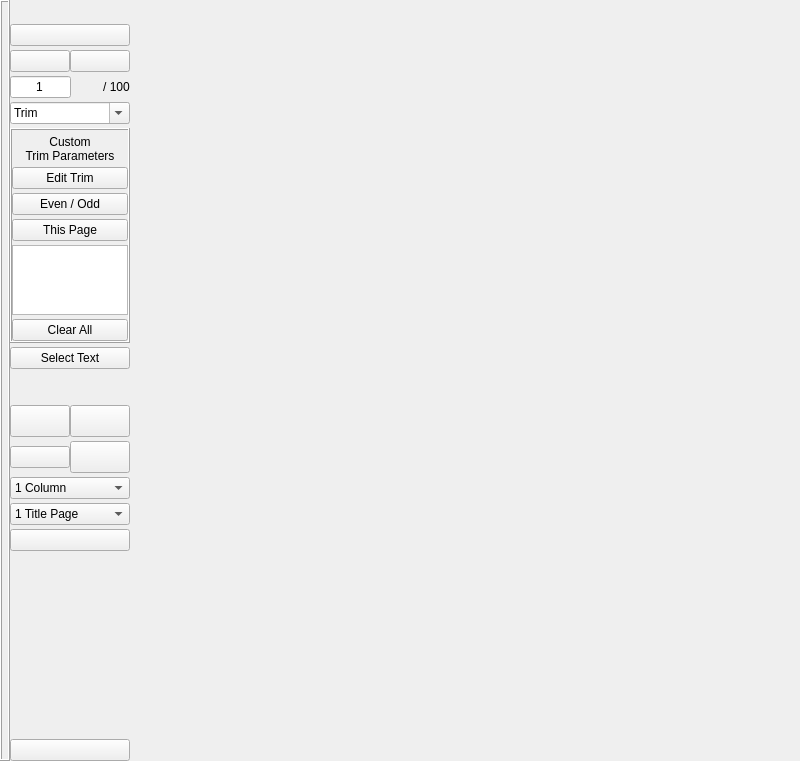
<?xml version="1.0" encoding="UTF-8"?>
<ui version="4.0">
 <class>MainWindow</class>
 <widget class="QMainWindow" name="MainWindow">
  <property name="geometry">
   <rect>
    <x>0</x>
    <y>0</y>
    <width>800</width>
    <height>761</height>
   </rect>
  </property>
  <property name="sizePolicy">
   <sizepolicy hsizetype="Preferred" vsizetype="Preferred">
    <horstretch>0</horstretch>
    <verstretch>0</verstretch>
   </sizepolicy>
  </property>
  <property name="windowTitle">
   <string>MainWindow</string>
  </property>
  <widget class="QWidget" name="centralWidget">
   <layout class="QHBoxLayout" name="horizontalLayout">
    <property name="spacing">
     <number>0</number>
    </property>
    <property name="leftMargin">
     <number>0</number>
    </property>
    <property name="topMargin">
     <number>0</number>
    </property>
    <property name="rightMargin">
     <number>0</number>
    </property>
    <property name="bottomMargin">
     <number>0</number>
    </property>
    <item>
     <widget class="QFrame" name="showToolbarFrame">
      <property name="sizePolicy">
       <sizepolicy hsizetype="Minimum" vsizetype="Expanding">
        <horstretch>0</horstretch>
        <verstretch>100</verstretch>
       </sizepolicy>
      </property>
      <property name="frameShape">
       <enum>QFrame::Box</enum>
      </property>
      <property name="frameShadow">
       <enum>QFrame::Raised</enum>
      </property>
      <property name="lineWidth">
       <number>1</number>
      </property>
      <layout class="QHBoxLayout" name="horizontalLayout_6" stretch="0">
       <property name="spacing">
        <number>0</number>
       </property>
       <property name="sizeConstraint">
        <enum>QLayout::SetDefaultConstraint</enum>
       </property>
       <property name="leftMargin">
        <number>0</number>
       </property>
       <property name="topMargin">
        <number>0</number>
       </property>
       <property name="rightMargin">
        <number>0</number>
       </property>
       <property name="bottomMargin">
        <number>0</number>
       </property>
       <item>
        <widget class="QPushButton" name="showToolbarButton">
         <property name="sizePolicy">
          <sizepolicy hsizetype="Preferred" vsizetype="Expanding">
           <horstretch>0</horstretch>
           <verstretch>100</verstretch>
          </sizepolicy>
         </property>
         <property name="minimumSize">
          <size>
           <width>6</width>
           <height>0</height>
          </size>
         </property>
         <property name="maximumSize">
          <size>
           <width>6</width>
           <height>16777215</height>
          </size>
         </property>
         <property name="toolTip">
          <string>Show Toolbar</string>
         </property>
         <property name="text">
          <string/>
         </property>
         <property name="flat">
          <bool>true</bool>
         </property>
        </widget>
       </item>
      </layout>
     </widget>
    </item>
    <item>
     <widget class="QFrame" name="toolbarFrame">
      <property name="sizePolicy">
       <sizepolicy hsizetype="Minimum" vsizetype="Preferred">
        <horstretch>0</horstretch>
        <verstretch>0</verstretch>
       </sizepolicy>
      </property>
      <property name="maximumSize">
       <size>
        <width>120</width>
        <height>16777215</height>
       </size>
      </property>
      <property name="frameShape">
       <enum>QFrame::NoFrame</enum>
      </property>
      <property name="frameShadow">
       <enum>QFrame::Plain</enum>
      </property>
      <property name="lineWidth">
       <number>0</number>
      </property>
      <layout class="QVBoxLayout" name="verticalLayout_4">
       <property name="spacing">
        <number>4</number>
       </property>
       <property name="leftMargin">
        <number>0</number>
       </property>
       <property name="topMargin">
        <number>0</number>
       </property>
       <property name="rightMargin">
        <number>0</number>
       </property>
       <property name="bottomMargin">
        <number>0</number>
       </property>
       <item>
        <layout class="QHBoxLayout" name="horizontalLayout_3" stretch="0,0">
         <property name="spacing">
          <number>0</number>
         </property>
         <property name="sizeConstraint">
          <enum>QLayout::SetDefaultConstraint</enum>
         </property>
         <property name="topMargin">
          <number>0</number>
         </property>
         <item>
          <widget class="QPushButton" name="hideToollbarButton">
           <property name="sizePolicy">
            <sizepolicy hsizetype="Minimum" vsizetype="Fixed">
             <horstretch>0</horstretch>
             <verstretch>0</verstretch>
            </sizepolicy>
           </property>
           <property name="minimumSize">
            <size>
             <width>10</width>
             <height>10</height>
            </size>
           </property>
           <property name="maximumSize">
            <size>
             <width>16</width>
             <height>16</height>
            </size>
           </property>
           <property name="toolTip">
            <string>Hide Toolbar</string>
           </property>
           <property name="text">
            <string/>
           </property>
           <property name="icon">
            <iconset resource="updf.qrc">
             <normaloff>:/icons/32/img/32x32/window-close.png</normaloff>:/icons/32/img/32x32/window-close.png</iconset>
           </property>
           <property name="iconSize">
            <size>
             <width>12</width>
             <height>12</height>
            </size>
           </property>
           <property name="flat">
            <bool>true</bool>
           </property>
          </widget>
         </item>
         <item>
          <spacer name="horizontalSpacer">
           <property name="orientation">
            <enum>Qt::Horizontal</enum>
           </property>
           <property name="sizeType">
            <enum>QSizePolicy::Expanding</enum>
           </property>
           <property name="sizeHint" stdset="0">
            <size>
             <width>40</width>
             <height>20</height>
            </size>
           </property>
          </spacer>
         </item>
        </layout>
       </item>
       <item>
        <widget class="QPushButton" name="aboutButton">
         <property name="sizePolicy">
          <sizepolicy hsizetype="Minimum" vsizetype="Fixed">
           <horstretch>0</horstretch>
           <verstretch>0</verstretch>
          </sizepolicy>
         </property>
         <property name="minimumSize">
          <size>
           <width>0</width>
           <height>0</height>
          </size>
         </property>
         <property name="maximumSize">
          <size>
           <width>16777215</width>
           <height>16777215</height>
          </size>
         </property>
         <property name="toolTip">
          <string>About uPDF</string>
         </property>
         <property name="layoutDirection">
          <enum>Qt::LeftToRight</enum>
         </property>
         <property name="inputMethodHints">
          <set>Qt::ImhNone</set>
         </property>
         <property name="text">
          <string/>
         </property>
         <property name="icon">
          <iconset resource="updf.qrc">
           <normaloff>:/icons/48/img/48x48/updf.png</normaloff>:/icons/48/img/48x48/updf.png</iconset>
         </property>
         <property name="iconSize">
          <size>
           <width>48</width>
           <height>48</height>
          </size>
         </property>
        </widget>
       </item>
       <item>
        <layout class="QHBoxLayout" name="horizontalLayout_5" stretch="0,0">
         <property name="spacing">
          <number>0</number>
         </property>
         <property name="topMargin">
          <number>0</number>
         </property>
         <item>
          <widget class="QPushButton" name="openFileButton">
           <property name="sizePolicy">
            <sizepolicy hsizetype="Preferred" vsizetype="Minimum">
             <horstretch>0</horstretch>
             <verstretch>0</verstretch>
            </sizepolicy>
           </property>
           <property name="minimumSize">
            <size>
             <width>40</width>
             <height>0</height>
            </size>
           </property>
           <property name="maximumSize">
            <size>
             <width>16777215</width>
             <height>16777215</height>
            </size>
           </property>
           <property name="toolTip">
            <string>Open File</string>
           </property>
           <property name="text">
            <string/>
           </property>
           <property name="icon">
            <iconset resource="updf.qrc">
             <normaloff>:/icons/32/img/32x32/document-open.png</normaloff>:/icons/32/img/32x32/document-open.png</iconset>
           </property>
           <property name="iconSize">
            <size>
             <width>32</width>
             <height>32</height>
            </size>
           </property>
           <property name="flat">
            <bool>false</bool>
           </property>
          </widget>
         </item>
         <item>
          <widget class="QPushButton" name="openRecentButton">
           <property name="sizePolicy">
            <sizepolicy hsizetype="Preferred" vsizetype="Minimum">
             <horstretch>0</horstretch>
             <verstretch>0</verstretch>
            </sizepolicy>
           </property>
           <property name="minimumSize">
            <size>
             <width>40</width>
             <height>0</height>
            </size>
           </property>
           <property name="maximumSize">
            <size>
             <width>16777215</width>
             <height>16777215</height>
            </size>
           </property>
           <property name="toolTip">
            <string>Open Recent File</string>
           </property>
           <property name="text">
            <string/>
           </property>
           <property name="icon">
            <iconset resource="updf.qrc">
             <normaloff>:/icons/32/img/32x32/emblem-documents.png</normaloff>:/icons/32/img/32x32/emblem-documents.png</iconset>
           </property>
           <property name="iconSize">
            <size>
             <width>32</width>
             <height>32</height>
            </size>
           </property>
           <property name="flat">
            <bool>false</bool>
           </property>
          </widget>
         </item>
        </layout>
       </item>
       <item>
        <layout class="QHBoxLayout" name="horizontalLayout_2" stretch="0,0,0">
         <property name="spacing">
          <number>0</number>
         </property>
         <property name="topMargin">
          <number>0</number>
         </property>
         <item>
          <widget class="QLineEdit" name="currentPageEdit">
           <property name="sizePolicy">
            <sizepolicy hsizetype="Minimum" vsizetype="Fixed">
             <horstretch>0</horstretch>
             <verstretch>0</verstretch>
            </sizepolicy>
           </property>
           <property name="minimumSize">
            <size>
             <width>15</width>
             <height>0</height>
            </size>
           </property>
           <property name="maximumSize">
            <size>
             <width>70</width>
             <height>16777215</height>
            </size>
           </property>
           <property name="toolTip">
            <string>Curent Page</string>
           </property>
           <property name="text">
            <string>1</string>
           </property>
           <property name="alignment">
            <set>Qt::AlignCenter</set>
           </property>
          </widget>
         </item>
         <item>
          <spacer name="horizontalSpacer_4">
           <property name="orientation">
            <enum>Qt::Horizontal</enum>
           </property>
           <property name="sizeType">
            <enum>QSizePolicy::Preferred</enum>
           </property>
           <property name="sizeHint" stdset="0">
            <size>
             <width>40</width>
             <height>20</height>
            </size>
           </property>
          </spacer>
         </item>
         <item>
          <widget class="QLabel" name="pageCountLabel">
           <property name="sizePolicy">
            <sizepolicy hsizetype="Minimum" vsizetype="Preferred">
             <horstretch>0</horstretch>
             <verstretch>0</verstretch>
            </sizepolicy>
           </property>
           <property name="toolTip">
            <string>Document Page Count</string>
           </property>
           <property name="lineWidth">
            <number>0</number>
           </property>
           <property name="text">
            <string>/ 100</string>
           </property>
           <property name="alignment">
            <set>Qt::AlignCenter</set>
           </property>
          </widget>
         </item>
        </layout>
       </item>
       <item>
        <widget class="QComboBox" name="viewModeCombo">
         <property name="sizePolicy">
          <sizepolicy hsizetype="Minimum" vsizetype="Fixed">
           <horstretch>0</horstretch>
           <verstretch>0</verstretch>
          </sizepolicy>
         </property>
         <property name="minimumSize">
          <size>
           <width>0</width>
           <height>0</height>
          </size>
         </property>
         <property name="maximumSize">
          <size>
           <width>16777215</width>
           <height>16777215</height>
          </size>
         </property>
         <property name="toolTip">
          <string>View Mode</string>
         </property>
         <property name="editable">
          <bool>true</bool>
         </property>
         <property name="currentIndex">
          <number>0</number>
         </property>
         <property name="maxVisibleItems">
          <number>5</number>
         </property>
         <property name="insertPolicy">
          <enum>QComboBox::NoInsert</enum>
         </property>
         <item>
          <property name="text">
           <string>Trim</string>
          </property>
         </item>
         <item>
          <property name="text">
           <string>Width</string>
          </property>
         </item>
         <item>
          <property name="text">
           <string>Page</string>
          </property>
         </item>
         <item>
          <property name="text">
           <string>Page Trim</string>
          </property>
         </item>
         <item>
          <property name="text">
           <string>Custom Trim</string>
          </property>
         </item>
        </widget>
       </item>
       <item>
        <widget class="QFrame" name="trimFrame">
         <property name="minimumSize">
          <size>
           <width>0</width>
           <height>0</height>
          </size>
         </property>
         <property name="frameShape">
          <enum>QFrame::Box</enum>
         </property>
         <property name="frameShadow">
          <enum>QFrame::Raised</enum>
         </property>
         <property name="lineWidth">
          <number>1</number>
         </property>
         <layout class="QVBoxLayout" name="verticalLayout">
          <property name="spacing">
           <number>4</number>
          </property>
          <property name="leftMargin">
           <number>0</number>
          </property>
          <property name="topMargin">
           <number>5</number>
          </property>
          <property name="rightMargin">
           <number>0</number>
          </property>
          <property name="bottomMargin">
           <number>0</number>
          </property>
          <item>
           <widget class="QLabel" name="trimParametersLabel">
            <property name="sizePolicy">
             <sizepolicy hsizetype="Minimum" vsizetype="Preferred">
              <horstretch>0</horstretch>
              <verstretch>0</verstretch>
             </sizepolicy>
            </property>
            <property name="minimumSize">
             <size>
              <width>0</width>
              <height>0</height>
             </size>
            </property>
            <property name="font">
             <font>
              <pointsize>9</pointsize>
             </font>
            </property>
            <property name="toolTip">
             <string>Trim Parameters</string>
            </property>
            <property name="lineWidth">
             <number>0</number>
            </property>
            <property name="text">
             <string>Custom 
Trim Parameters</string>
            </property>
            <property name="alignment">
             <set>Qt::AlignCenter</set>
            </property>
            <property name="wordWrap">
             <bool>true</bool>
            </property>
            <property name="indent">
             <number>0</number>
            </property>
           </widget>
          </item>
          <item>
           <widget class="QPushButton" name="editTrimButton">
            <property name="sizePolicy">
             <sizepolicy hsizetype="Preferred" vsizetype="Fixed">
              <horstretch>0</horstretch>
              <verstretch>0</verstretch>
             </sizepolicy>
            </property>
            <property name="minimumSize">
             <size>
              <width>0</width>
              <height>0</height>
             </size>
            </property>
            <property name="toolTip">
             <string>Edit Trimming Zone</string>
            </property>
            <property name="text">
             <string>Edit Trim</string>
            </property>
            <property name="checkable">
             <bool>true</bool>
            </property>
           </widget>
          </item>
          <item>
           <widget class="QPushButton" name="evenOddButton">
            <property name="sizePolicy">
             <sizepolicy hsizetype="Preferred" vsizetype="Fixed">
              <horstretch>0</horstretch>
              <verstretch>0</verstretch>
             </sizepolicy>
            </property>
            <property name="minimumSize">
             <size>
              <width>0</width>
              <height>0</height>
             </size>
            </property>
            <property name="toolTip">
             <string>Even and Odd Pages use Different Trim Parameters</string>
            </property>
            <property name="text">
             <string>Even / Odd</string>
            </property>
            <property name="checkable">
             <bool>true</bool>
            </property>
           </widget>
          </item>
          <item>
           <widget class="QPushButton" name="thisPageButton">
            <property name="sizePolicy">
             <sizepolicy hsizetype="Preferred" vsizetype="Fixed">
              <horstretch>0</horstretch>
              <verstretch>0</verstretch>
             </sizepolicy>
            </property>
            <property name="minimumSize">
             <size>
              <width>0</width>
              <height>0</height>
             </size>
            </property>
            <property name="toolTip">
             <string>Specific Trim Parameters for this Page</string>
            </property>
            <property name="text">
             <string>This Page</string>
            </property>
            <property name="checkable">
             <bool>true</bool>
            </property>
           </widget>
          </item>
          <item>
           <widget class="QListWidget" name="trimPageList">
            <property name="sizePolicy">
             <sizepolicy hsizetype="Preferred" vsizetype="Minimum">
              <horstretch>0</horstretch>
              <verstretch>0</verstretch>
             </sizepolicy>
            </property>
            <property name="minimumSize">
             <size>
              <width>0</width>
              <height>0</height>
             </size>
            </property>
            <property name="maximumSize">
             <size>
              <width>16777215</width>
              <height>16777215</height>
             </size>
            </property>
            <property name="toolTip">
             <string>Specific Trim Parameter Pages</string>
            </property>
            <property name="frameShape">
             <enum>QFrame::StyledPanel</enum>
            </property>
            <property name="frameShadow">
             <enum>QFrame::Plain</enum>
            </property>
            <property name="lineWidth">
             <number>1</number>
            </property>
            <property name="verticalScrollBarPolicy">
             <enum>Qt::ScrollBarAsNeeded</enum>
            </property>
            <property name="horizontalScrollBarPolicy">
             <enum>Qt::ScrollBarAlwaysOff</enum>
            </property>
            <property name="sizeAdjustPolicy">
             <enum>QAbstractScrollArea::AdjustToContents</enum>
            </property>
            <property name="currentRow">
             <number>-1</number>
            </property>
           </widget>
          </item>
          <item>
           <widget class="QPushButton" name="clearTrimsButton">
            <property name="sizePolicy">
             <sizepolicy hsizetype="Preferred" vsizetype="Fixed">
              <horstretch>0</horstretch>
              <verstretch>0</verstretch>
             </sizepolicy>
            </property>
            <property name="minimumSize">
             <size>
              <width>0</width>
              <height>0</height>
             </size>
            </property>
            <property name="toolTip">
             <string>Clear All Specific Trim Parameters</string>
            </property>
            <property name="text">
             <string>Clear All</string>
            </property>
           </widget>
          </item>
         </layout>
        </widget>
       </item>
       <item>
        <widget class="QPushButton" name="selectTextButton">
         <property name="toolTip">
          <string>Text Selection</string>
         </property>
         <property name="text">
          <string>Select Text</string>
         </property>
         <property name="checkable">
          <bool>true</bool>
         </property>
        </widget>
       </item>
       <item>
        <widget class="QFrame" name="zoomFrame">
         <property name="minimumSize">
          <size>
           <width>0</width>
           <height>0</height>
          </size>
         </property>
         <property name="frameShape">
          <enum>QFrame::NoFrame</enum>
         </property>
         <property name="frameShadow">
          <enum>QFrame::Plain</enum>
         </property>
         <layout class="QHBoxLayout" name="horizontalLayout_7">
          <property name="spacing">
           <number>0</number>
          </property>
          <property name="leftMargin">
           <number>0</number>
          </property>
          <property name="topMargin">
           <number>0</number>
          </property>
          <property name="rightMargin">
           <number>0</number>
          </property>
          <property name="bottomMargin">
           <number>0</number>
          </property>
          <item>
           <widget class="QPushButton" name="zoomInButton">
            <property name="sizePolicy">
             <sizepolicy hsizetype="Minimum" vsizetype="Minimum">
              <horstretch>0</horstretch>
              <verstretch>0</verstretch>
             </sizepolicy>
            </property>
            <property name="minimumSize">
             <size>
              <width>32</width>
              <height>28</height>
             </size>
            </property>
            <property name="maximumSize">
             <size>
              <width>32</width>
              <height>32</height>
             </size>
            </property>
            <property name="toolTip">
             <string>Zoom In</string>
            </property>
            <property name="text">
             <string/>
            </property>
            <property name="icon">
             <iconset resource="updf.qrc">
              <normaloff>:/icons/32/img/32x32/zoom-in.png</normaloff>:/icons/32/img/32x32/zoom-in.png</iconset>
            </property>
            <property name="iconSize">
             <size>
              <width>32</width>
              <height>32</height>
             </size>
            </property>
            <property name="flat">
             <bool>true</bool>
            </property>
           </widget>
          </item>
          <item>
           <widget class="QPushButton" name="zoomOutButton">
            <property name="sizePolicy">
             <sizepolicy hsizetype="Minimum" vsizetype="Minimum">
              <horstretch>0</horstretch>
              <verstretch>0</verstretch>
             </sizepolicy>
            </property>
            <property name="minimumSize">
             <size>
              <width>32</width>
              <height>24</height>
             </size>
            </property>
            <property name="maximumSize">
             <size>
              <width>32</width>
              <height>32</height>
             </size>
            </property>
            <property name="toolTip">
             <string>Zoom Out</string>
            </property>
            <property name="text">
             <string/>
            </property>
            <property name="icon">
             <iconset resource="updf.qrc">
              <normaloff>:/icons/32/img/32x32/zoom-out.png</normaloff>:/icons/32/img/32x32/zoom-out.png</iconset>
            </property>
            <property name="iconSize">
             <size>
              <width>32</width>
              <height>32</height>
             </size>
            </property>
            <property name="flat">
             <bool>true</bool>
            </property>
           </widget>
          </item>
         </layout>
        </widget>
       </item>
       <item>
        <layout class="QHBoxLayout" name="horizontalLayout_4">
         <property name="spacing">
          <number>0</number>
         </property>
         <property name="topMargin">
          <number>0</number>
         </property>
         <item>
          <widget class="QPushButton" name="beginDocumentButton">
           <property name="sizePolicy">
            <sizepolicy hsizetype="Minimum" vsizetype="Minimum">
             <horstretch>0</horstretch>
             <verstretch>0</verstretch>
            </sizepolicy>
           </property>
           <property name="minimumSize">
            <size>
             <width>16</width>
             <height>16</height>
            </size>
           </property>
           <property name="toolTip">
            <string>Beginning of Document</string>
           </property>
           <property name="text">
            <string/>
           </property>
           <property name="icon">
            <iconset resource="updf.qrc">
             <normaloff>:/icons/32/img/32x32/go-top.png</normaloff>:/icons/32/img/32x32/go-top.png</iconset>
           </property>
           <property name="iconSize">
            <size>
             <width>24</width>
             <height>24</height>
            </size>
           </property>
           <property name="flat">
            <bool>false</bool>
           </property>
          </widget>
         </item>
         <item>
          <widget class="QPushButton" name="previousPageButton">
           <property name="minimumSize">
            <size>
             <width>16</width>
             <height>32</height>
            </size>
           </property>
           <property name="toolTip">
            <string>Previous Page</string>
           </property>
           <property name="text">
            <string/>
           </property>
           <property name="icon">
            <iconset resource="updf.qrc">
             <normaloff>:/icons/32/img/32x32/go-up.png</normaloff>:/icons/32/img/32x32/go-up.png</iconset>
           </property>
           <property name="iconSize">
            <size>
             <width>24</width>
             <height>24</height>
            </size>
           </property>
           <property name="flat">
            <bool>false</bool>
           </property>
          </widget>
         </item>
        </layout>
       </item>
       <item>
        <layout class="QHBoxLayout" name="horizontalLayout_8">
         <property name="spacing">
          <number>0</number>
         </property>
         <property name="bottomMargin">
          <number>0</number>
         </property>
         <item>
          <widget class="QPushButton" name="endDocumentButton">
           <property name="minimumSize">
            <size>
             <width>16</width>
             <height>16</height>
            </size>
           </property>
           <property name="toolTip">
            <string>End of Document</string>
           </property>
           <property name="text">
            <string/>
           </property>
           <property name="icon">
            <iconset resource="updf.qrc">
             <normaloff>:/icons/32/img/32x32/go-bottom.png</normaloff>:/icons/32/img/32x32/go-bottom.png</iconset>
           </property>
           <property name="iconSize">
            <size>
             <width>24</width>
             <height>24</height>
            </size>
           </property>
           <property name="flat">
            <bool>false</bool>
           </property>
          </widget>
         </item>
         <item>
          <widget class="QPushButton" name="nextPageButton">
           <property name="minimumSize">
            <size>
             <width>16</width>
             <height>32</height>
            </size>
           </property>
           <property name="toolTip">
            <string>Next Page</string>
           </property>
           <property name="text">
            <string/>
           </property>
           <property name="icon">
            <iconset resource="updf.qrc">
             <normaloff>:/icons/32/img/32x32/go-down.png</normaloff>:/icons/32/img/32x32/go-down.png</iconset>
           </property>
           <property name="iconSize">
            <size>
             <width>24</width>
             <height>24</height>
            </size>
           </property>
           <property name="flat">
            <bool>false</bool>
           </property>
          </widget>
         </item>
        </layout>
       </item>
       <item>
        <widget class="QComboBox" name="columnCountCombo">
         <property name="toolTip">
          <string>Columns Count</string>
         </property>
         <item>
          <property name="text">
           <string>1 Column</string>
          </property>
         </item>
         <item>
          <property name="text">
           <string>2 Columns</string>
          </property>
         </item>
         <item>
          <property name="text">
           <string>3 Columns</string>
          </property>
         </item>
         <item>
          <property name="text">
           <string>4 Columns</string>
          </property>
         </item>
         <item>
          <property name="text">
           <string>5 Columns</string>
          </property>
         </item>
        </widget>
       </item>
       <item>
        <widget class="QComboBox" name="titlePageCountCombo">
         <property name="toolTip">
          <string>Title Page Count</string>
         </property>
         <item>
          <property name="text">
           <string>1 Title Page</string>
          </property>
         </item>
         <item>
          <property name="text">
           <string>2 Title Pages</string>
          </property>
         </item>
         <item>
          <property name="text">
           <string>3 Title Pages</string>
          </property>
         </item>
         <item>
          <property name="text">
           <string>4 Title Pages</string>
          </property>
         </item>
        </widget>
       </item>
       <item>
        <widget class="QPushButton" name="fullScreenButton">
         <property name="sizePolicy">
          <sizepolicy hsizetype="Preferred" vsizetype="Minimum">
           <horstretch>0</horstretch>
           <verstretch>0</verstretch>
          </sizepolicy>
         </property>
         <property name="minimumSize">
          <size>
           <width>0</width>
           <height>0</height>
          </size>
         </property>
         <property name="toolTip">
          <string>Full Screen View</string>
         </property>
         <property name="text">
          <string/>
         </property>
         <property name="icon">
          <iconset resource="updf.qrc">
           <normaloff>:/icons/32/img/32x32/view-fullscreen.png</normaloff>
           <selectedon>:/icons/32/img/32x32/view-restore.png</selectedon>:/icons/32/img/32x32/view-fullscreen.png</iconset>
         </property>
         <property name="iconSize">
          <size>
           <width>32</width>
           <height>32</height>
          </size>
         </property>
         <property name="checkable">
          <bool>false</bool>
         </property>
         <property name="flat">
          <bool>false</bool>
         </property>
        </widget>
       </item>
       <item>
        <spacer name="verticalSpacer">
         <property name="orientation">
          <enum>Qt::Vertical</enum>
         </property>
         <property name="sizeHint" stdset="0">
          <size>
           <width>20</width>
           <height>40</height>
          </size>
         </property>
        </spacer>
       </item>
       <item>
        <widget class="QPushButton" name="exitButton">
         <property name="toolTip">
          <string>Exit uPDF</string>
         </property>
         <property name="text">
          <string/>
         </property>
         <property name="icon">
          <iconset resource="updf.qrc">
           <normaloff>:/icons/32/img/32x32/application-exit.png</normaloff>:/icons/32/img/32x32/application-exit.png</iconset>
         </property>
         <property name="iconSize">
          <size>
           <width>32</width>
           <height>32</height>
          </size>
         </property>
        </widget>
       </item>
      </layout>
     </widget>
    </item>
    <item>
     <layout class="QVBoxLayout" name="verticalLayout_3" stretch="0,0">
      <property name="spacing">
       <number>0</number>
      </property>
      <property name="sizeConstraint">
       <enum>QLayout::SetDefaultConstraint</enum>
      </property>
      <property name="rightMargin">
       <number>0</number>
      </property>
      <item>
       <widget class="QFrame" name="viewer">
        <property name="sizePolicy">
         <sizepolicy hsizetype="Expanding" vsizetype="Expanding">
          <horstretch>0</horstretch>
          <verstretch>0</verstretch>
         </sizepolicy>
        </property>
       </widget>
      </item>
      <item>
       <spacer name="horizontalSpacer_2">
        <property name="orientation">
         <enum>Qt::Horizontal</enum>
        </property>
        <property name="sizeHint" stdset="0">
         <size>
          <width>700</width>
          <height>0</height>
         </size>
        </property>
       </spacer>
      </item>
     </layout>
    </item>
   </layout>
  </widget>
  <action name="actionHideToolbar">
   <property name="text">
    <string>HideToolbar</string>
   </property>
   <property name="toolTip">
    <string>Hide Toolbar</string>
   </property>
  </action>
  <action name="actionShowToolbar">
   <property name="text">
    <string>ShowToolbar</string>
   </property>
   <property name="toolTip">
    <string>Show Toolbar</string>
   </property>
  </action>
  <action name="actionOpenFile">
   <property name="text">
    <string>OpenFile</string>
   </property>
  </action>
 </widget>
 <layoutdefault spacing="6" margin="11"/>
 <resources>
  <include location="updf.qrc"/>
 </resources>
 <connections>
  <connection>
   <sender>showToolbarButton</sender>
   <signal>clicked()</signal>
   <receiver>actionShowToolbar</receiver>
   <slot>trigger()</slot>
   <hints>
    <hint type="sourcelabel">
     <x>2</x>
     <y>399</y>
    </hint>
    <hint type="destinationlabel">
     <x>-1</x>
     <y>-1</y>
    </hint>
   </hints>
  </connection>
  <connection>
   <sender>hideToollbarButton</sender>
   <signal>clicked()</signal>
   <receiver>actionHideToolbar</receiver>
   <slot>trigger()</slot>
   <hints>
    <hint type="sourcelabel">
     <x>26</x>
     <y>11</y>
    </hint>
    <hint type="destinationlabel">
     <x>-1</x>
     <y>-1</y>
    </hint>
   </hints>
  </connection>
  <connection>
   <sender>actionShowToolbar</sender>
   <signal>triggered()</signal>
   <receiver>MainWindow</receiver>
   <slot>showToolbar()</slot>
   <hints>
    <hint type="sourcelabel">
     <x>-1</x>
     <y>-1</y>
    </hint>
    <hint type="destinationlabel">
     <x>349</x>
     <y>399</y>
    </hint>
   </hints>
  </connection>
  <connection>
   <sender>actionHideToolbar</sender>
   <signal>triggered()</signal>
   <receiver>MainWindow</receiver>
   <slot>hideToolbar()</slot>
   <hints>
    <hint type="sourcelabel">
     <x>-1</x>
     <y>-1</y>
    </hint>
    <hint type="destinationlabel">
     <x>349</x>
     <y>399</y>
    </hint>
   </hints>
  </connection>
  <connection>
   <sender>openFileButton</sender>
   <signal>clicked()</signal>
   <receiver>actionOpenFile</receiver>
   <slot>trigger()</slot>
   <hints>
    <hint type="sourcelabel">
     <x>32</x>
     <y>109</y>
    </hint>
    <hint type="destinationlabel">
     <x>-1</x>
     <y>-1</y>
    </hint>
   </hints>
  </connection>
  <connection>
   <sender>actionOpenFile</sender>
   <signal>triggered()</signal>
   <receiver>MainWindow</receiver>
   <slot>openFile()</slot>
   <hints>
    <hint type="sourcelabel">
     <x>-1</x>
     <y>-1</y>
    </hint>
    <hint type="destinationlabel">
     <x>2108</x>
     <y>399</y>
    </hint>
   </hints>
  </connection>
  <connection>
   <sender>fullScreenButton</sender>
   <signal>clicked()</signal>
   <receiver>MainWindow</receiver>
   <slot>onFullScreen()</slot>
   <hints>
    <hint type="sourcelabel">
     <x>74</x>
     <y>586</y>
    </hint>
    <hint type="destinationlabel">
     <x>349</x>
     <y>399</y>
    </hint>
   </hints>
  </connection>
  <connection>
   <sender>exitButton</sender>
   <signal>clicked()</signal>
   <receiver>MainWindow</receiver>
   <slot>close()</slot>
   <hints>
    <hint type="sourcelabel">
     <x>80</x>
     <y>775</y>
    </hint>
    <hint type="destinationlabel">
     <x>349</x>
     <y>399</y>
    </hint>
   </hints>
  </connection>
  <connection>
   <sender>editTrimButton</sender>
   <signal>clicked()</signal>
   <receiver>MainWindow</receiver>
   <slot>updateTrimButtons()</slot>
   <hints>
    <hint type="sourcelabel">
     <x>75</x>
     <y>237</y>
    </hint>
    <hint type="destinationlabel">
     <x>349</x>
     <y>399</y>
    </hint>
   </hints>
  </connection>
  <connection>
   <sender>viewModeCombo</sender>
   <signal>currentIndexChanged(int)</signal>
   <receiver>MainWindow</receiver>
   <slot>updateButtons()</slot>
   <hints>
    <hint type="sourcelabel">
     <x>75</x>
     <y>190</y>
    </hint>
    <hint type="destinationlabel">
     <x>349</x>
     <y>399</y>
    </hint>
   </hints>
  </connection>
  <connection>
   <sender>aboutButton</sender>
   <signal>clicked()</signal>
   <receiver>MainWindow</receiver>
   <slot>aboutBox()</slot>
   <hints>
    <hint type="sourcelabel">
     <x>74</x>
     <y>53</y>
    </hint>
    <hint type="destinationlabel">
     <x>349</x>
     <y>399</y>
    </hint>
   </hints>
  </connection>
 </connections>
 <slots>
  <slot>showToolbar()</slot>
  <slot>hideToolbar()</slot>
  <slot>updateButtons()</slot>
  <slot>updateTrimButtons()</slot>
  <slot>onFullScreen()</slot>
  <slot>aboutBox()</slot>
  <slot>openFile()</slot>
 </slots>
</ui>
